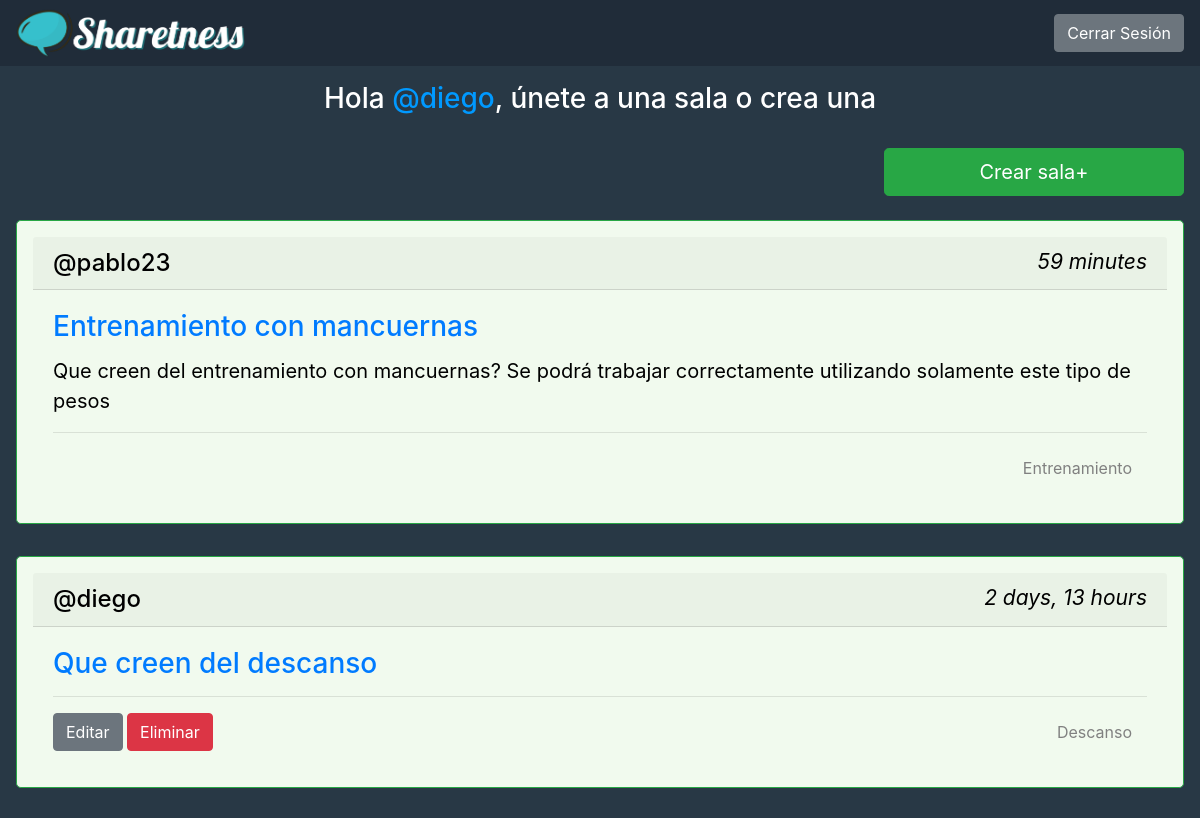
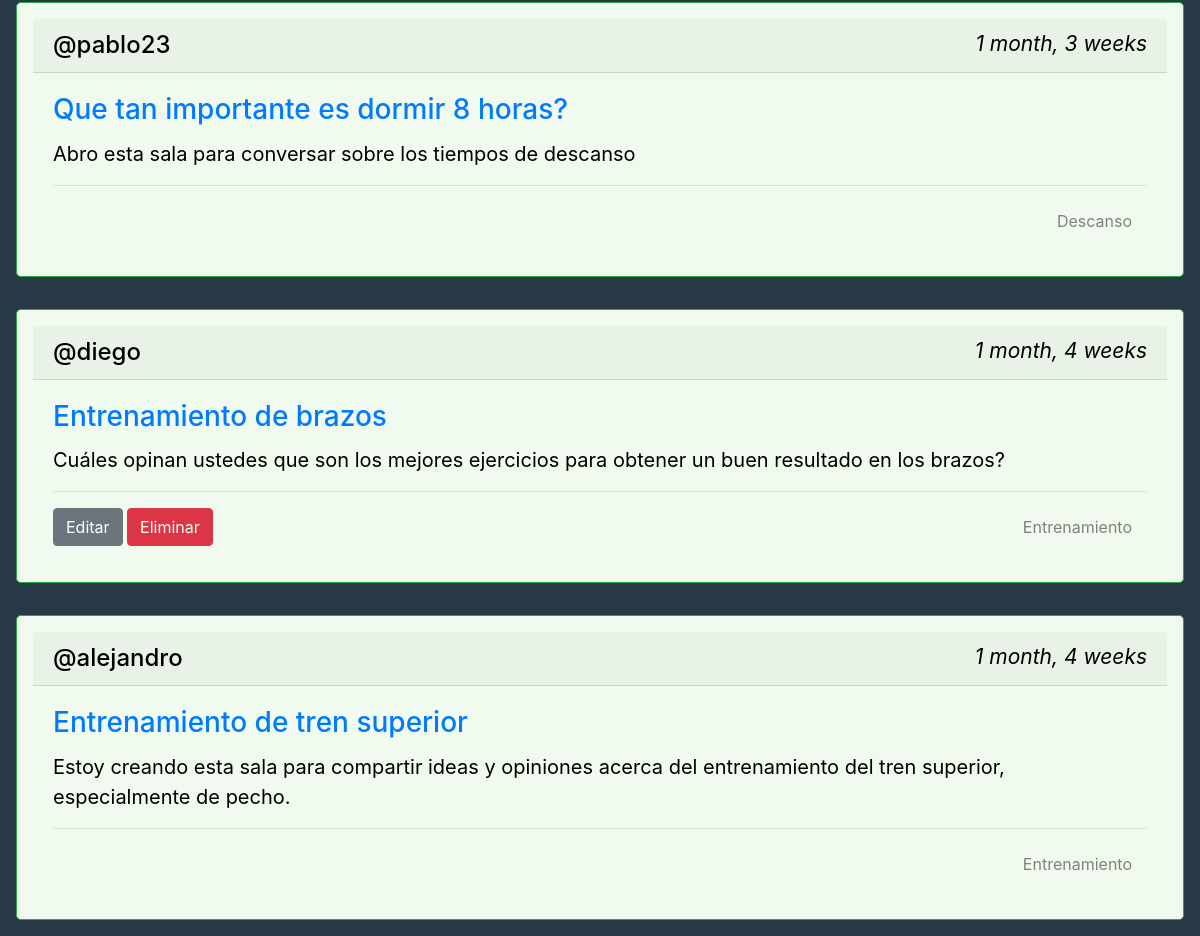
Screenshot of / (signed in) with the database file from the repository (2 pictures, top to bottom).
### forum/models.py (models this page shows, shortened)
class Room(models.Model):
    host = models.ForeignKey(User, on_delete=models.SET_NULL, null=True)
    topic = models.ForeignKey(Topic, on_delete=models.SET_NULL, null=True)
    name = models.CharField(max_length=200)
    description =models.TextField(null=True, blank=True)
    update = models.DateTimeField(auto_now=True)
    created = models.DateTimeField(auto_now_add=True)
    class Meta:
        ordering = ['-update', '-created']

class Topic(models.Model):
    name = models.CharField(max_length=200)
    def __str__(self):
        return self.name

### forum/views.py (the view)
# urls.py: path('', views.home, name="home"),
def home(request):
    rooms = Room.objects.all()
    context = {'rooms': rooms}
    return render(request, 'forum/home.html', context)

### forum/templates/forum/home.html
{% extends 'main.html' %}
{% block content %}
    {% if request.user.is_authenticated %}
        <h3 style="color:white" class="text-center mt-3">
            Hola <span style="color:#09f">@{{ user }}</span>, únete a una sala o crea una
        </h3>
    {% endif %}
    <div class=" d-flex flex-column justify-content-center align-items-center">
        {% include 'forum/feed_component.html' %}
    </div>
{% endblock content %}

### forum/templates/forum/feed_component.html
<div class=" d-flex flex-column">
    <a href={% url 'create-room' %} class="h4 btn btn-success btn-lg create__button w-25 align-self-end mt-4 mb-2">Crear sala+</a>
    {% for room in rooms %}
    <div class="card room__box border border-success m-3 rounded-lg p-3">
        <h4 class="card-header">
            <span style="color:black">@{{ room.host.username }}</span>
            <small style="color:black" class="font-italic">{{ room.created|timesince }}</small>
        </h4>
        <div class="card-body">
            <h3 class="card-title"><a href="/room/{{room.id}}">{{ room.name }}</a></h3>
            <p class="card-text" style="color:black; font-size:20px">{{ room.description }}</p>
        <hr>
        <div class="d-flex">
            {% if request.user == room.host %}
            <div class="mr-auto ">
                <a href={% url 'update-room' room.id %} class="btn btn-secondary  align-self-center">Editar</a>
                <a href={% url 'delete-room' room.id %} class="btn btn-danger  align-self-center">Eliminar</a>
            </div>
            {% endif %}
            <div class="room__topic ml-auto align-self-center">{{ room.topic }}</div>
        </div>
        </div>
    </div>
    {% endfor %}
</div>

### static/styles/main.css (style rules this page uses)
body { background-color: #283845; color: white; }
.create__button { margin: 16px }
.room__box { background-color: #f1faee; }
.card-header { display: flex; justify-content: space-between; }
.room__topic { padding: 7px 15px; border-radius: 10px; color: gray; }

### rows the page displays
Room: host.username "pablo23", created "59 minutes", name "Entrenamiento con mancuernas", description "Que creen del entrenamiento con mancuernas? Se podrá trabajar correctamente utilizando solamente este tipo de pesos", topic "Entrenamiento"
Room: host.username "diego", created "2 days, 13 hours", name "Que creen del descanso", shows "Editar", topic "Descanso"
Room: host.username "pablo23", created "1 month, 3 weeks", name "Que tan importante es dormir 8 horas?", description "Abro esta sala para conversar sobre los tiempos de descanso", topic "Descanso"
Room: host.username "diego", created "1 month, 4 weeks", name "Entrenamiento de brazos", description "Cuáles opinan ustedes que son los mejores ejercicios para obtener un buen resultado en los brazos?", shows "Editar", topic "Entrenamiento"
Room: host.username "alejandro", created "1 month, 4 weeks", name "Entrenamiento de tren superior", description "Estoy creando esta sala para compartir ideas y opiniones acerca del entrenamiento del tren superior, especialmente de pecho.", topic "Entrenamiento"

### other values shown
{{ user }} "diego"
